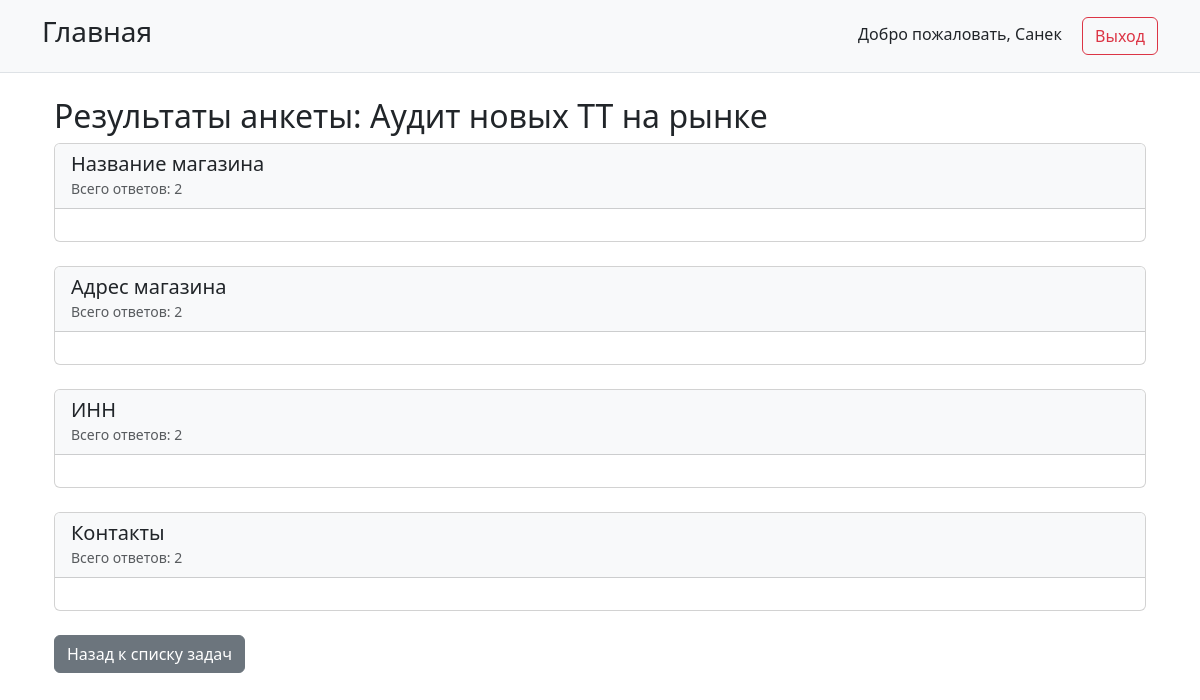
The app's page /tasks/survey/24/results/ (signed in), older data.
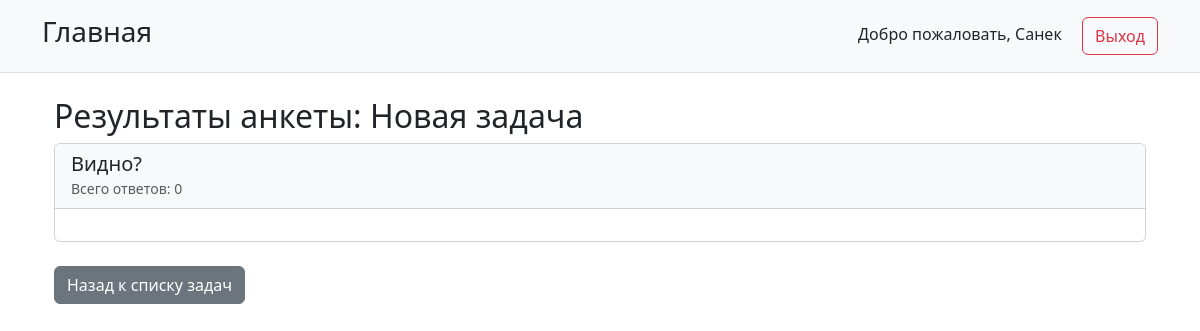
The same page, newer data.
### users/models.py (models this page shows, shortened)
class CustomUser(AbstractUser):
    role = models.CharField(
        _('Роль'),
        max_length=20,
        choices=Role.choices,
        default=Role.EMPLOYEE
    )
    phone = models.CharField(
        _('Телефон'),
        max_length=20,
        blank=True,
        null=True
    )
    groups = models.ManyToManyField(
        Group,
        verbose_name=_('groups'),
        blank=True,
        help_text=_(
            'The groups this user belongs to. A user will get all permissions '
            'granted to each of their groups.'
        ),
        related_name='customuser_set',
        related_query_name='customuser',
    )
    user_permissions = models.ManyToManyField(
        Permission,
        verbose_name=_('user permissions'),
        blank=True,
        help_text=_('Specific permissions for this user.'),
        related_name='customuser_set',
        related_query_name='customuser',
    )
    class Meta:
        verbose_name = _('Пользователь')
        verbose_name_plural = _('Пользователи')

### tasks/models.py (models this page shows, shortened)
class Task(models.Model):
    title = models.CharField(_('Название задачи'), max_length=200)
    description = models.TextField(_('Описание'), blank=True, null=True)
    task_type = models.CharField(
        _('Тип задачи'),
        max_length=20,
        choices=TaskType.choices
    )
    status = models.CharField(
        _('Статус'),
        max_length=20,
        choices=TaskStatus.choices,
        default=TaskStatus.DRAFT
    )
    is_active = models.BooleanField(_('Активная'), default=True)
    assigned_to = models.ForeignKey(
        CustomUser,
        on_delete=models.SET_NULL,
        null=True,
        blank=True,
        limit_choices_to={'role': UserRoles.EMPLOYEE},
        verbose_name=_('Назначено сотруднику')
    )
    client = models.ForeignKey(
        Client,
        on_delete=models.SET_NULL,
        null=True,
        blank=True,
        verbose_name=_('Клиент')
    )
    created_by = models.ForeignKey(
        CustomUser,
        on_delete=models.SET_NULL,
        null=True,
        related_name='created_tasks',
        limit_choices_to={'role': UserRoles.MODERATOR},
        verbose_name=_('Создано модератором')
    )
    created_at = models.DateTimeField(_('Создано'), auto_now_add=True)
    updated_at = models.DateTimeField(_('Обновлено'), auto_now=True)
    moderator_comment = models.TextField(
        _('Комментарий модератора'),
        blank=True,
        null=True
    )
    target_count = models.PositiveIntegerField(
        _('Целевое количество ответов'),
        default=0,
        help_text=_('Для анкет: сколько клиентов нужно опросить')
    )
    current_count = models.PositiveIntegerField(
        _('Текущее количество ответов'),
        default=0
    )
    class Meta:
        verbose_name = _('Задача')
        verbose_name_plural = _('Задачи')
        ordering = ['-created_at']

class SurveyQuestion(models.Model):
    QUESTION_TYPE_CHOICES = [
                ('TEXT', 'Текстовое поле'),
                ('TEXT_SHORT', 'Короткое текстовое поле (20 символов)'),
                ('RADIO', 'Радиокнопки (одиночный выбор)'),
                ('CHECKBOX', 'Чекбоксы (множественный выбор)'),
                ('SELECT_SINGLE', 'Выбор из списка (одиночный выбор)'),
                ('SELECT_MULTIPLE', 'Выбор из списка (множественный выбор)'),
                ('PHOTO', 'Фото'),
            ]
    task = models.ForeignKey(
        'Task',
        on_delete=models.CASCADE,
        limit_choices_to={'task_type': TaskType.SURVEY},
        related_name='questions',
        verbose_name=_('Задача')
    )
    question_text = models.CharField(_('Текст вопроса'), max_length=500)
    order = models.PositiveIntegerField(_('Порядок'), default=0)
    question_type = models.CharField(
        _('Тип вопроса'),
        max_length=20,
        choices=QUESTION_TYPE_CHOICES,
        default='TEXT'
    )
    created_at = models.DateTimeField(_('Создано'), auto_now_add=True)
    def has_custom_choices(self):
        return self.choices.exists()
    class Meta:
        verbose_name = _('Вопрос анкеты')
        verbose_name_plural = _('Вопросы анкет')
        ordering = ['order']

### tasks/views.py (the view)
# urls.py: path('survey/<int:task_id>/results/', views.SurveyResultsView.as_view(), name='survey_results'),
class SurveyResultsView(LoginRequiredMixin, ListView):
    template_name = 'tasks/survey_results.html'
    context_object_name = 'results'
    def get_queryset(self):
        task_id = self.kwargs['task_id']
        task = get_object_or_404(Task, id=task_id)
        answers = SurveyAnswer.objects.filter(question__task=task)
        results = []
        for question in task.questions.all():
            question_results = {
                'question': question,
                'answers_count': answers.filter(question=question).count()
            }
            if question.has_custom_choices():
                choice_stats = {}
                for choice in question.choices.all():
                    count = answers.filter(selected_choices=choice).count()
                    choice_stats[choice.choice_text] = count
                question_results['choice_stats'] = choice_stats
            results.append(question_results)
        return results
    def get_context_data(self, **kwargs):
        context = super().get_context_data(**kwargs)
        context['task'] = get_object_or_404(Task, id=self.kwargs['task_id'])
        context['title'] = _('Результаты анкеты')
        return context

### templates/tasks/survey_results.html (shortened to what this page needs)
{% extends 'base.html' %}
{% load i18n %}
{% block content %}
<div class="container mt-4">
    <div class="row">
        <div class="col-md-12">
            <h2>{% trans 'Результаты анкеты' %}: {{ task.title }}</h2>
            {% for result in results %}
                <div class="card mb-4">
                    <div class="card-header bg-light">
                        <h5 class="mb-0">{{ result.question.question_text }}</h5>
                        <small class="text-muted">{% trans 'Всего ответов:' %} {{ result.answers_count }}</small>
                    </div>
                    <div class="card-body">
                    </div>
                </div>
            {% endfor %}
            <a href="{% url 'tasks:task_list' %}" class="btn btn-secondary">{% trans 'Назад к списку задач' %}</a>
        </div>
    </div>
</div>
{% endblock %}

### templates/base.html (shortened to what this page needs)
<!DOCTYPE html>
<html lang="ru">
<head>
    <link href="https://cdn.jsdelivr.net/npm/bootstrap@5.3.0/dist/css/bootstrap.min.css" rel="stylesheet">
</head>
<body>
    {% load static %}
    <div class="control-panel">
        <div class="container">
            <div class="d-flex justify-content-between align-items-center">
                <a href="{% url 'home' %}" class="h3 text-decoration-none text-dark">Главная</a>
                <div>
                    {% if user.is_authenticated %}
                        <span class="me-3">Добро пожаловать, {{ user.username }}</span>
                        <a href="{% url 'logout' %}" class="btn btn-outline-danger">Выход</a>
                    {% endif %}
                </div>
            </div>
        </div>
    </div>
    <div class="container">
        {% block content %}
        {% endblock %}
    </div>
</body>
</html>

### templates/base.html (style rules this page uses)
.control-panel { background-color: #f8f9fa; padding: 15px; margin-bottom: 20px; border-bottom: 1px solid #dee2e6; }

Row changes from the older to the newer data that the page shows:
removed SurveyQuestion: question.question_text "Название магазина", answers_count "2"
removed SurveyQuestion: question.question_text "Адрес магазина", answers_count "2"
removed SurveyQuestion: question.question_text "ИНН", answers_count "2"
removed SurveyQuestion: question.question_text "Контакты", answers_count "2"
changed Task: title "Аудит новых ТТ на рынке" → "Новая задача"
added SurveyQuestion: question.question_text "Видно?", answers_count "0"
